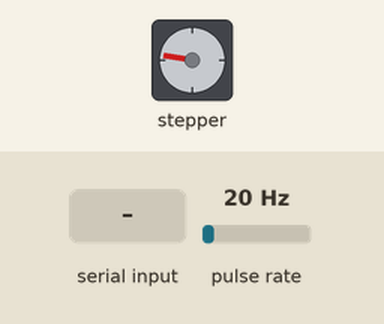
Bench run of a sketch on a simulated Arduino Uno, built with avr-gcc and run on an emulated ATmega328P. Parts: stepper motor. Wiring (inferred from the names in the program): pulse sensor: data pin 2. The test bench sets the inputs (shaded band); at power-on: pulse rate 20 Hz. Stepper angles assume 2048 steps per turn; what the sketch prints to the serial monitor is not drawn.

Above: at 1.2 s.
1.3 s: "received 1\n" received over Serial
At 2.47 s:
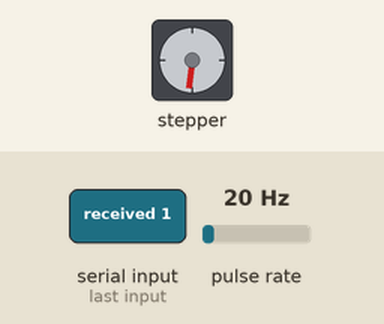
4.3 s: pulse rate (sensor on pin 2) set to 50 Hz
At 4.42 s:
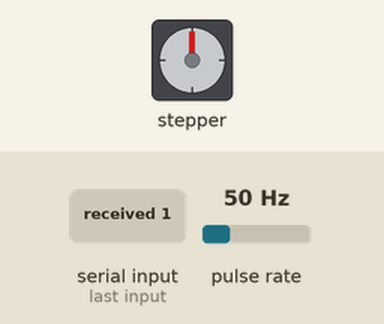
Timing chart, 0 to 13.3 s (numbered marks = the images above; inputs shaded):
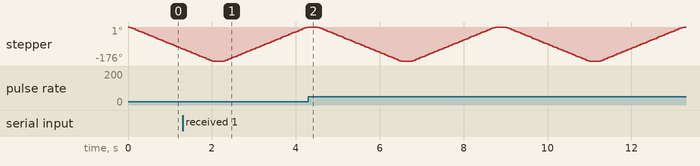

The sketch:

Stepper_Motor.ino
```cpp
#include <Stepper.h>

#define openSensor 2

// Define steps per rotation
const int stepsPerRevolution = 2048;
// Create stepper object
Stepper myStepper = Stepper(stepsPerRevolution, 8, 10, 9, 11);

bool lockState = false;
bool doorState = false;
bool digInt = false;
int timer = 0;

void setup() {
  // Set the speed to 15 rpm
  myStepper.setSpeed(15);
  Serial.begin(9600);
  //Setup interrupt
  pinMode(openSensor, INPUT);
  attachInterrupt(digitalPinToInterrupt(openSensor), digitalInterrupt, RISING);
}

void loop() {

  if (Serial.available() > 0) {
    int incomingByte = Serial.read();
    Serial.println(incomingByte);
    if(incomingByte == 49){
//      Serial.println("received 1");
      change_lock_state();
    }
//    else if (incomingByte == 0 && lockState){
//      change_lock_state();
//    }
  }
  if(timer > 0)
    timer--;

  if(lockState != doorState){
    doorState = lockState;
    if(lockState){
      close_door();
    }
    else{
      if(digInt)
        Serial.write(1);
      open_door();
    }
    digInt= false;
  }
}

void open_door(){
  myStepper.step(1000);
  delay(250);
}

void close_door(){
  myStepper.step(-1000);
  delay(250);
}

void digitalInterrupt(){
  digInt = true;
  change_lock_state();
}

void change_lock_state(){
//  Serial.println(timer);
  if(timer == 0){
    timer = 100;
    lockState = !lockState;
  }
}
```
